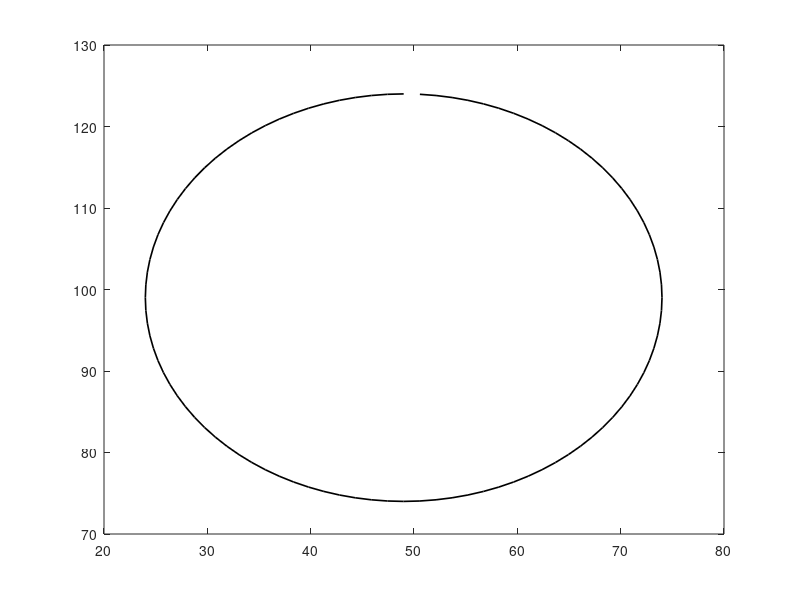

Here is the MATLAB script that generated this plot:
function draw_cylinder()
    % シリンダーの描写
    t_cyl = (1:100)/100'*2*pi;
    y_cyl = 99 + 25*cos(t_cyl); 
    x_cyl = 49 + 25*sin(t_cyl);
    
    fill(x_cyl, y_cyl, [.3 .3 .3]); 
    plot(x_cyl, y_cyl, 'k', 'LineWidth', 1.2);
end
